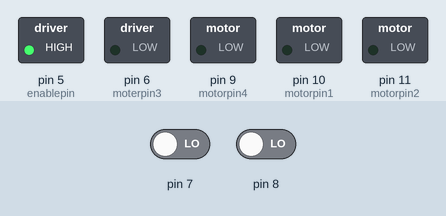
Simulated run of this sketch. Board: Arduino Uno, built with avr-gcc and run on an emulated ATmega328P. On the bench: switched loads named in the sketch (green lamp = pin HIGH). The test bench sets the inputs (shaded band); at power-on: pin 7 LOW, pin 8 LOW.

Above: at 1.2 s.
1.3 s: pin 7 driven HIGH
At 2.4 s:
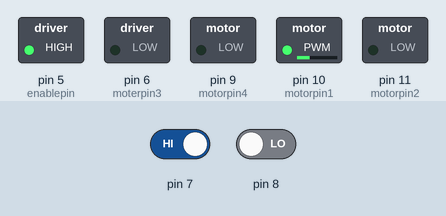
2.8 s: pin 8 driven HIGH
At 3.5 s:
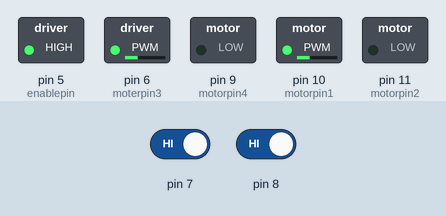
4.3 s: pin 7 driven LOW
At 4.6 s:
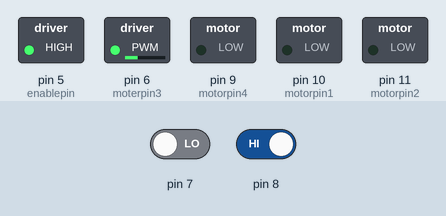
Timing chart, 0 to 7.3 s (numbered marks = the images above; inputs shaded):
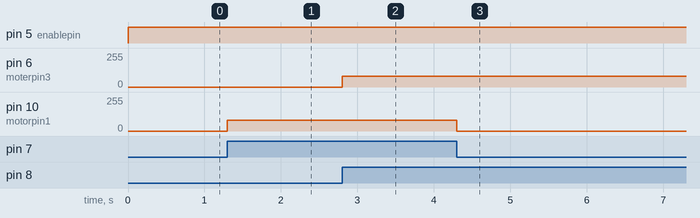

Measured:
- after the input at 1.3 s, pin 10 (motorpin1): 0/255 → 80/255 at once
- after the input at 2.8 s, pin 6 (moterpin3): 0/255 → 80/255 at once
- after the input at 4.3 s, pin 10 (motorpin1): 80/255 → 0/255 at once

The sketch:

arduinolinefollower1.ino
```cpp
int switchstate=0;
int motorpin1 =10;
int motorpin2 = 11;
int moterpin3 = 6;
int motorpin4 = 9;
int enablepin = 5;
int enablepin2 = 3;
int sensor = 7;
int sensor2 = 8;
int sensorstate1 = 0;
int sensorstate2 = 0;
void setup()
{
pinMode (7, INPUT);
pinMode (10, OUTPUT);
pinMode (11, OUTPUT);
pinMode(enablepin,OUTPUT); pinMode (8, INPUT);
pinMode (6, OUTPUT);
pinMode (9, OUTPUT); }
void loop()
{
digitalWrite(enablepin,HIGH); digitalWrite(enablepin2,HIGH);
sensorstate1= digitalRead(7);
sensorstate2= digitalRead(8);
if(sensorstate1 == HIGH)
{
analogWrite(10,80);
analogWrite(11,0); }
else
{
analogWrite(10,0);
analogWrite(11,0);

}
if(sensorstate2 == HIGH)
{
analogWrite(6,80);
analogWrite(9,0); }
else
{
analogWrite(6,0);
analogWrite(9,0);

}

}
```
